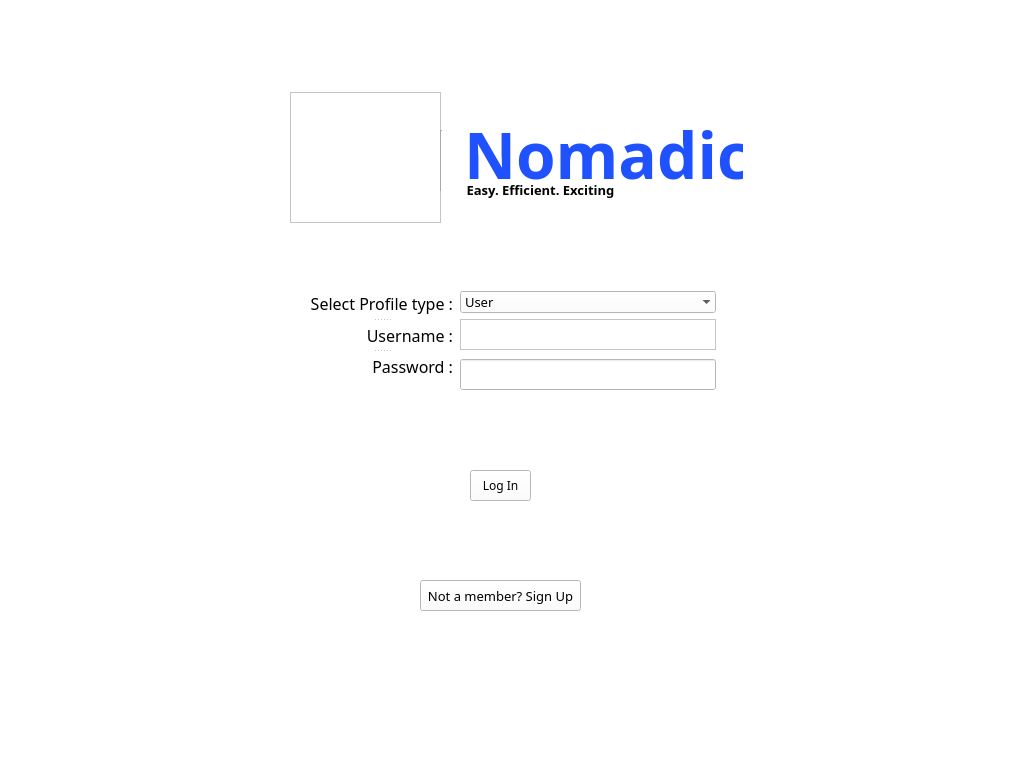
<?xml version="1.0" encoding="UTF-8"?>
<ui version="4.0">
 <class>front</class>
 <widget class="QMainWindow" name="front">
  <property name="geometry">
   <rect>
    <x>0</x>
    <y>0</y>
    <width>1024</width>
    <height>768</height>
   </rect>
  </property>
  <property name="sizePolicy">
   <sizepolicy hsizetype="Fixed" vsizetype="Fixed">
    <horstretch>0</horstretch>
    <verstretch>0</verstretch>
   </sizepolicy>
  </property>
  <property name="windowTitle">
   <string>Nomadic</string>
  </property>
  <property name="styleSheet">
   <string notr="true">background-color: rgb(255, 255, 255);</string>
  </property>
  <widget class="QWidget" name="centralwidget">
   <widget class="QLabel" name="logohead">
    <property name="geometry">
     <rect>
      <x>464</x>
      <y>110</y>
      <width>279</width>
      <height>71</height>
     </rect>
    </property>
    <property name="sizePolicy">
     <sizepolicy hsizetype="Minimum" vsizetype="Minimum">
      <horstretch>4</horstretch>
      <verstretch>2</verstretch>
     </sizepolicy>
    </property>
    <property name="minimumSize">
     <size>
      <width>279</width>
      <height>71</height>
     </size>
    </property>
    <property name="font">
     <font>
      <family>DM Sans</family>
      <pointsize>48</pointsize>
      <weight>75</weight>
      <bold>true</bold>
     </font>
    </property>
    <property name="styleSheet">
     <string notr="true">color: rgb(31, 81, 255);</string>
    </property>
    <property name="text">
     <string>&lt;html&gt;&lt;head/&gt;&lt;body&gt;&lt;p&gt;&lt;span style=&quot; font-size:48pt;&quot;&gt;Nomadic&lt;/span&gt;&lt;/p&gt;&lt;/body&gt;&lt;/html&gt;</string>
    </property>
    <property name="textFormat">
     <enum>Qt::AutoText</enum>
    </property>
   </widget>
   <widget class="QLabel" name="logosubhead">
    <property name="geometry">
     <rect>
      <x>460</x>
      <y>180</y>
      <width>161</width>
      <height>21</height>
     </rect>
    </property>
    <property name="sizePolicy">
     <sizepolicy hsizetype="Ignored" vsizetype="Ignored">
      <horstretch>0</horstretch>
      <verstretch>0</verstretch>
     </sizepolicy>
    </property>
    <property name="minimumSize">
     <size>
      <width>161</width>
      <height>21</height>
     </size>
    </property>
    <property name="font">
     <font>
      <family>DM Sans</family>
      <pointsize>9</pointsize>
      <weight>50</weight>
      <bold>false</bold>
     </font>
    </property>
    <property name="layoutDirection">
     <enum>Qt::LeftToRight</enum>
    </property>
    <property name="styleSheet">
     <string notr="true">color: rgb(0, 0, 0);</string>
    </property>
    <property name="text">
     <string>&lt;html&gt;&lt;head/&gt;&lt;body&gt;&lt;p align=&quot;center&quot;&gt;&lt;span style=&quot; font-size:10pt; font-weight:700;&quot;&gt;Easy. Efficient. Exciting&lt;/span&gt;&lt;/p&gt;&lt;/body&gt;&lt;/html&gt;</string>
    </property>
    <property name="textFormat">
     <enum>Qt::AutoText</enum>
    </property>
   </widget>
   <widget class="QSplitter" name="splitter">
    <property name="geometry">
     <rect>
      <x>310</x>
      <y>290</y>
      <width>143</width>
      <height>91</height>
     </rect>
    </property>
    <property name="sizePolicy">
     <sizepolicy hsizetype="Preferred" vsizetype="Expanding">
      <horstretch>6</horstretch>
      <verstretch>4</verstretch>
     </sizepolicy>
    </property>
    <property name="font">
     <font>
      <family>DM Sans</family>
     </font>
    </property>
    <property name="orientation">
     <enum>Qt::Vertical</enum>
    </property>
    <widget class="QLabel" name="profilesel">
     <property name="sizePolicy">
      <sizepolicy hsizetype="Fixed" vsizetype="Fixed">
       <horstretch>6</horstretch>
       <verstretch>4</verstretch>
      </sizepolicy>
     </property>
     <property name="font">
      <font>
       <family>DM Sans</family>
       <pointsize>12</pointsize>
       <weight>50</weight>
       <bold>false</bold>
      </font>
     </property>
     <property name="text">
      <string>&lt;html&gt;&lt;head/&gt;&lt;body&gt;&lt;p align=&quot;right&quot;&gt;Select Profile type :&lt;/p&gt;&lt;/body&gt;&lt;/html&gt;</string>
     </property>
     <property name="textFormat">
      <enum>Qt::AutoText</enum>
     </property>
    </widget>
    <widget class="QLabel" name="profilesel_2">
     <property name="sizePolicy">
      <sizepolicy hsizetype="Fixed" vsizetype="Fixed">
       <horstretch>6</horstretch>
       <verstretch>4</verstretch>
      </sizepolicy>
     </property>
     <property name="font">
      <font>
       <family>DM Sans</family>
       <pointsize>12</pointsize>
       <weight>50</weight>
       <bold>false</bold>
      </font>
     </property>
     <property name="text">
      <string>&lt;html&gt;&lt;head/&gt;&lt;body&gt;&lt;p align=&quot;right&quot;&gt;Username :&lt;/p&gt;&lt;/body&gt;&lt;/html&gt;</string>
     </property>
     <property name="textFormat">
      <enum>Qt::AutoText</enum>
     </property>
    </widget>
    <widget class="QLabel" name="profilesel_3">
     <property name="sizePolicy">
      <sizepolicy hsizetype="Fixed" vsizetype="Fixed">
       <horstretch>6</horstretch>
       <verstretch>4</verstretch>
      </sizepolicy>
     </property>
     <property name="font">
      <font>
       <family>DM Sans</family>
       <pointsize>12</pointsize>
       <weight>50</weight>
       <bold>false</bold>
      </font>
     </property>
     <property name="text">
      <string>&lt;html&gt;&lt;head/&gt;&lt;body&gt;&lt;p align=&quot;right&quot;&gt;Password :&lt;/p&gt;&lt;/body&gt;&lt;/html&gt;</string>
     </property>
     <property name="textFormat">
      <enum>Qt::AutoText</enum>
     </property>
    </widget>
   </widget>
   <widget class="QComboBox" name="profilecomb">
    <property name="geometry">
     <rect>
      <x>460</x>
      <y>291</y>
      <width>256</width>
      <height>22</height>
     </rect>
    </property>
    <property name="sizePolicy">
     <sizepolicy hsizetype="Fixed" vsizetype="Fixed">
      <horstretch>6</horstretch>
      <verstretch>4</verstretch>
     </sizepolicy>
    </property>
    <property name="font">
     <font>
      <family>DM Sans</family>
      <pointsize>10</pointsize>
      <weight>50</weight>
      <italic>false</italic>
      <bold>false</bold>
     </font>
    </property>
    <property name="styleSheet">
     <string notr="true">border-color: rgb(255, 255, 255);
selection-color: rgb(255, 255, 255);
font: 10pt &quot;DM Sans&quot;;</string>
    </property>
    <property name="editable">
     <bool>false</bool>
    </property>
    <property name="currentText">
     <string>User</string>
    </property>
    <property name="frame">
     <bool>false</bool>
    </property>
    <item>
     <property name="text">
      <string>User</string>
     </property>
    </item>
    <item>
     <property name="text">
      <string>Nomadic</string>
     </property>
    </item>
    <item>
     <property name="text">
      <string>Admin</string>
     </property>
    </item>
   </widget>
   <widget class="QTextEdit" name="usernameEdit">
    <property name="geometry">
     <rect>
      <x>460</x>
      <y>319</y>
      <width>256</width>
      <height>31</height>
     </rect>
    </property>
    <property name="sizePolicy">
     <sizepolicy hsizetype="Fixed" vsizetype="Fixed">
      <horstretch>6</horstretch>
      <verstretch>4</verstretch>
     </sizepolicy>
    </property>
    <property name="font">
     <font>
      <family>DM Sans</family>
     </font>
    </property>
    <property name="frameShadow">
     <enum>QFrame::Plain</enum>
    </property>
    <property name="lineWidth">
     <number>0</number>
    </property>
    <property name="midLineWidth">
     <number>9</number>
    </property>
    <property name="verticalScrollBarPolicy">
     <enum>Qt::ScrollBarAlwaysOff</enum>
    </property>
    <property name="horizontalScrollBarPolicy">
     <enum>Qt::ScrollBarAlwaysOff</enum>
    </property>
   </widget>
   <widget class="QLineEdit" name="passwordEdit">
    <property name="geometry">
     <rect>
      <x>460</x>
      <y>359</y>
      <width>256</width>
      <height>31</height>
     </rect>
    </property>
    <property name="sizePolicy">
     <sizepolicy hsizetype="Fixed" vsizetype="Fixed">
      <horstretch>6</horstretch>
      <verstretch>4</verstretch>
     </sizepolicy>
    </property>
    <property name="font">
     <font>
      <family>DM Sans</family>
     </font>
    </property>
   </widget>
   <widget class="QPushButton" name="pushButton1">
    <property name="enabled">
     <bool>true</bool>
    </property>
    <property name="geometry">
     <rect>
      <x>420</x>
      <y>580</y>
      <width>161</width>
      <height>31</height>
     </rect>
    </property>
    <property name="sizePolicy">
     <sizepolicy hsizetype="Fixed" vsizetype="Fixed">
      <horstretch>6</horstretch>
      <verstretch>4</verstretch>
     </sizepolicy>
    </property>
    <property name="font">
     <font>
      <family>DM Sans</family>
      <pointsize>10</pointsize>
      <weight>50</weight>
      <italic>false</italic>
      <bold>false</bold>
     </font>
    </property>
    <property name="styleSheet">
     <string notr="true">font: 10pt &quot;DM Sans&quot;;</string>
    </property>
    <property name="text">
     <string>Not a member? Sign Up</string>
    </property>
   </widget>
   <widget class="QPushButton" name="pushButton">
    <property name="geometry">
     <rect>
      <x>470</x>
      <y>470</y>
      <width>61</width>
      <height>31</height>
     </rect>
    </property>
    <property name="sizePolicy">
     <sizepolicy hsizetype="Fixed" vsizetype="Fixed">
      <horstretch>6</horstretch>
      <verstretch>4</verstretch>
     </sizepolicy>
    </property>
    <property name="font">
     <font>
      <family>DM Sans</family>
      <pointsize>9</pointsize>
      <weight>50</weight>
      <italic>false</italic>
      <bold>false</bold>
     </font>
    </property>
    <property name="focusPolicy">
     <enum>Qt::WheelFocus</enum>
    </property>
    <property name="styleSheet">
     <string notr="true">font: 9pt &quot;DM Sans&quot;;</string>
    </property>
    <property name="text">
     <string>Log In</string>
    </property>
    <property name="default">
     <bool>false</bool>
    </property>
   </widget>
   <widget class="Line" name="line">
    <property name="geometry">
     <rect>
      <x>440</x>
      <y>130</y>
      <width>3</width>
      <height>61</height>
     </rect>
    </property>
    <property name="orientation">
     <enum>Qt::Vertical</enum>
    </property>
   </widget>
   <widget class="QGraphicsView" name="graphicsView">
    <property name="geometry">
     <rect>
      <x>290</x>
      <y>92</y>
      <width>151</width>
      <height>131</height>
     </rect>
    </property>
    <property name="styleSheet">
     <string notr="true">border-image: url(:/newPrefix/iconpg.png);</string>
    </property>
   </widget>
   <zorder>logohead</zorder>
   <zorder>splitter</zorder>
   <zorder>profilecomb</zorder>
   <zorder>usernameEdit</zorder>
   <zorder>passwordEdit</zorder>
   <zorder>pushButton1</zorder>
   <zorder>pushButton</zorder>
   <zorder>logosubhead</zorder>
   <zorder>graphicsView</zorder>
   <zorder>line</zorder>
  </widget>
 </widget>
 <resources>
  <include location="source02.qrc"/>
 </resources>
 <connections/>
</ui>
